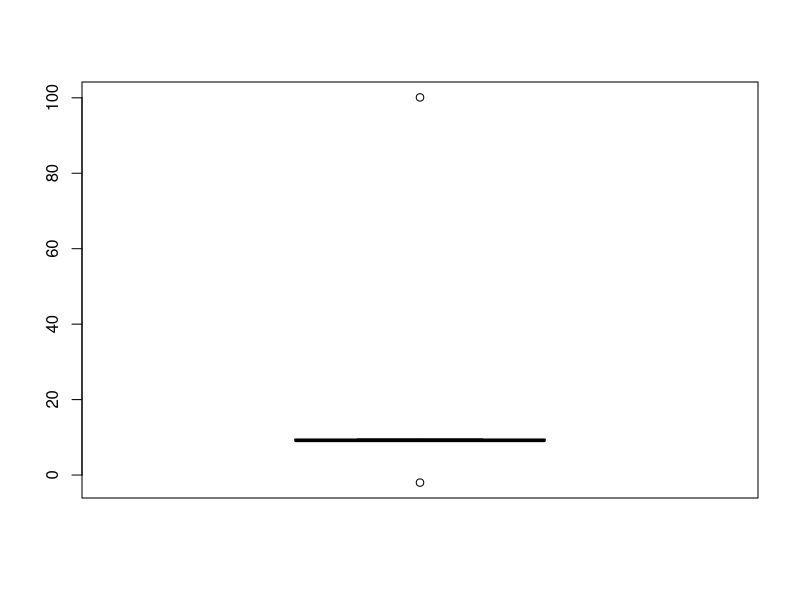

This figure's R source:
# Write a R script to handle the following errors and apply the following data preprocessing over
# student.csv (Fields in student.csv file : stud-name,usn,address,dept,cgpa)
# a. Remove numbers in names col
# b. Remove special char in names col
# c. In cgpa , if NA is there fill it(avg)
# d. Handle outliers in cgpa
# e. Handle impossible values in CGPA for stud data set(handle percentage in cgpa)
# f. Redundant Whitespace deletion in stud name
# g. Fixing capital letter mismatches in stud name

library(tools)

df <- data.frame(
  name = c("R@aMe$sh", "          Sures$h ", "123H1itesh", "Umesh", "gAnesh", "Vignesh", "Ritesh"),
  usn = c(101, 102, 103, 104, 105, 106, 107),
  address = c("Blr", "Blr", "Mys", "Blr", "Blr", "Blr", "Mys"),
  dept = c("CSE","CSE","CSE","CSE","CSE","CSE","CSE"),
  cgpa = c(9.04, 9.56, NA, 100.10, -2.0, 9.0, 9.25)
)
df

# a, b, f, g
df$name <- gsub('[[:digit:]]', '', df$name)
df$name <- gsub('[[:punct:]]', '', df$name)
df$name <- gsub('\\s+', '', df$name)
df$name <- toTitleCase(tolower(df$name))

# e
df$cgpa <- as.character(df$cgpa)
df$cgpa <- ifelse(grepl('%', df$cgpa), as.numeric(gsub('%', '', df$cgpa)), as.numeric(df$cgpa))

# d
df <- df[!(df$cgpa %in% boxplot(df$cgpa)$out),]
df

# c
df$cgpa[is.na(df$cgpa)] <- mean(df$cgpa, na.rm = TRUE)

df
